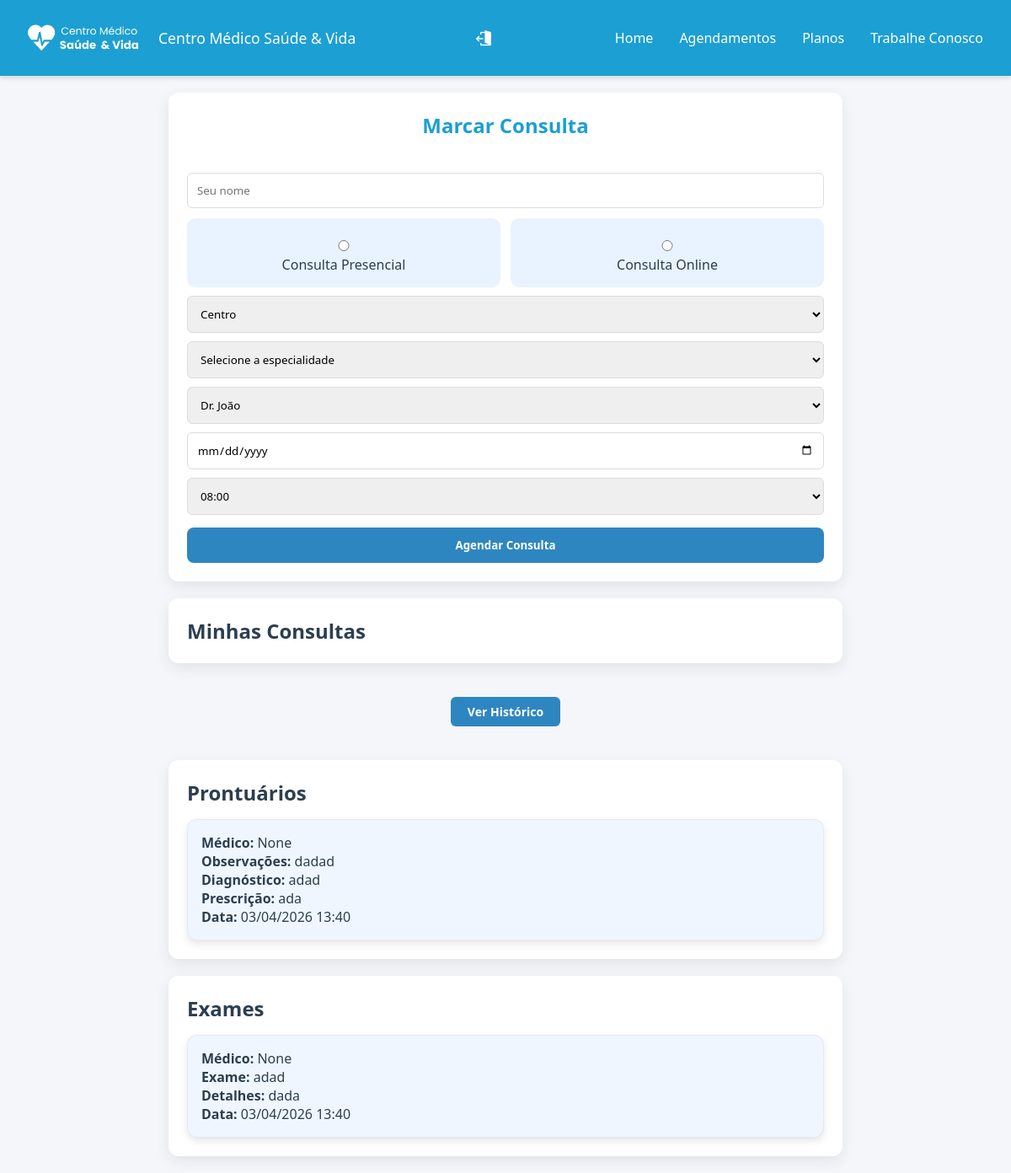
/agendamentos (signed in), run on the app's committed database.
### tables this page shows
CREATE TABLE prontuarios (
        id INTEGER PRIMARY KEY AUTOINCREMENT,
        paciente_email TEXT,
        paciente_nome TEXT,
        medico TEXT,
        observacoes TEXT,
        diagnostico TEXT,
        prescricao TEXT,
        data TEXT
    );

CREATE TABLE exames (
        id INTEGER PRIMARY KEY AUTOINCREMENT,
        paciente_email TEXT,
        paciente_nome TEXT,
        medico TEXT,
        exame TEXT,
        detalhes TEXT,
        data TEXT
    );

### agendamento.py (the view)
@agendamento_bp.route('/agendamentos')
def pagina_agendamentos():
    if 'usuario' not in session:
        return redirect('/')
    email = session['usuario']
    conn = sqlite3.connect('banco.db')
    cursor = conn.cursor()
    cursor.execute("""
    SELECT * FROM consultas
    WHERE email=? AND status != 'Finalizado' AND status != 'Cancelado'
    """, (email,))
    consultas = cursor.fetchall()
    cursor.execute("""
    SELECT * FROM consultas
    WHERE email=? AND (status='Finalizado' OR status='Cancelado')
    """, (email,))
    historico = cursor.fetchall()
    cursor.execute("""
    SELECT * FROM prontuarios
    WHERE paciente_email=?
    ORDER BY id DESC
    """, (email,))
    prontuarios = cursor.fetchall()
    cursor.execute("""
    SELECT * FROM exames
    WHERE paciente_email=?
    ORDER BY id DESC
    """, (email,))
    exames = cursor.fetchall()
    conn.close()
    return render_template('agendamentos.html',
        consultas=consultas,
        historico=historico,
        prontuarios=prontuarios,
        exames=exames
    )

### templates/agendamentos.html (shortened to what this page needs)
<!DOCTYPE html>
<html lang="pt-BR">
<head>
<link rel="stylesheet" href="{{ url_for('static', filename='css/global.css') }}">
<link rel="stylesheet" href="{{ url_for('static', filename='css/agendamentos.css') }}">
</head>
<body>
<header class="topbar">
  <div class="cont">
    <div class="logo-area">
      <img src="{{ url_for('static', filename='img/logo.png') }}" class="logo">
      <h1 class="medic-name">Centro Médico Saúde & Vida</h1>
    </div>
    <div class="right-icons">
      <div class="login">
        <a href="/">
          <img src="{{ url_for('static', filename='img/login.png') }}">
        </a>
      </div>
    </div>
    <nav class="menu" id="menu">
      <ul>
        <li><a href="/painel_cliente">Home</a></li>
        <li><a href="/agendamentos">Agendamentos</a></li>
        <li><a href="/planos">Planos</a></li>
        <li><a href="/trabalhe_conosco">Trabalhe Conosco</a></li>
      </ul>
    </nav>
  </div>
</header>
<section class="agendamento">
    <h2>Marcar Consulta</h2>
    <form action="/agendar" method="POST">
        <input type="text" name="nome" placeholder="Seu nome" required>
        <div class="tipo-box">
            <label class="tipo">
                <input type="radio" name="tipo" value="Presencial" required>
                Consulta Presencial
            </label>
            <label class="tipo">
                <input type="radio" name="tipo" value="Online" required>
                Consulta Online
            </label>
        </div>
        <div id="unidadeBox">
            <select name="unidade">
                <option>Centro</option>
            </select>
        </div>
        <select name="especialidade" required>
            <option value="">Selecione a especialidade</option>
        </select>
        <select name="medico" required>
            <option>Dr. João</option>
        </select>
        <input type="date" name="data" required>
        <select name="hora" required>
            <option>08:00</option>
        </select>
        <button>
            Agendar Consulta
        </button>
    </form>
</section>
<section class="consultas">
    <h1>Minhas Consultas</h1>
</section>
<div id="historicoBtn-container">
<button onclick="toggleHistorico()" class="btn-historico"
style="width:auto; padding:8px 20px; font-size:14px;">
Ver Histórico
</button>
</div>
<section class="consultas">
<h1>Prontuários</h1>
{% if prontuarios %}
    {% for p in prontuarios %}
    <div class="card">
        <p><strong>Médico:</strong> {{ p[3] }}</p>
        <p><strong>Observações:</strong> {{ p[4] }}</p>
        <p><strong>Diagnóstico:</strong> {{ p[5] }}</p>
        <p><strong>Prescrição:</strong> {{ p[6] }}</p>
        <p><strong>Data:</strong> {{ p[7] }}</p>
    </div>
    {% endfor %}
{% else %}
    <p>Nenhum prontuário disponível</p>
{% endif %}
</section>
<section class="consultas">
<h1>Exames</h1>
{% if exames %}
    {% for e in exames %}
    <div class="card">
        <p><strong>Médico:</strong> {{ e[3] }}</p>
        <p><strong>Exame:</strong> {{ e[4] }}</p>
        <p><strong>Detalhes:</strong> {{ e[5] }}</p>
        <p><strong>Data:</strong> {{ e[6] }}</p>
    </div>
    {% endfor %}
{% else %}
    <p>Nenhum exame solicitado</p>
{% endif %}
</section>
</body>
</html>

### static/css/global.css (style rules this page uses)
:root { --verde: #1c9fd3; --verde-claro: #e9f5ee; --cinza: #f4f4f4; --branco: #ffffff; --texto: #ffffff; --hover: #0a6a4c; }
* { margin:0; padding:0; box-sizing:border-box; font-family:'Segoe UI', Arial, sans-serif; }
body { background:var(--cinza); }
.topbar { width:100%; height:90px; background:var(--verde); position:sticky; top:0; z-index:1000; box-shadow:0 2px 6px rgba(0,0,0,0.15); display:flex; align-items:center; }
.cont { width:95%; max-width:1300px; margin:auto; display:flex; align-items:center; justify-content:space-between; height:100%; }
.logo-area { display:flex; align-items:center; gap:18px; }
.logo { width:140px; }
.medic-name { color:var(--texto); font-size:1.1rem; font-weight:500; white-space:nowrap; }
.menu { display:flex; }
.menu ul { list-style:none; display:flex; gap:25px; }
.menu ul li a { color:var(--texto); text-decoration:none; font-size:1rem; padding:4px 3px; transition:0.3s; }
section { background:#fff; padding:60px 0; margin-bottom:20px; }
section h2 { text-align:center; color:var(--verde); margin-bottom:30px; }
.card { background:var(--verde-claro); padding:25px; border-radius:10px; box-shadow:0 4px 10px rgba(0,0,0,0.1); }
.cont { display: flex; align-items: center; justify-content: space-between; }
.right-icons { display: flex; align-items: center; gap: 15px; }
.login img { width: 28px; cursor: pointer; }
.login img { width: 38px; cursor: pointer; position: relative; margin-top: 5px; }

### static/css/agendamentos.css (style rules this page uses)
:root { --cor-principal:#2E86C1; --cor-principal-hover:#1f618d; --cor-fundo:#f4f6f9; --cor-card:#ffffff; --cor-borda:#dcdcdc; --sombra-suave:0 6px 18px rgba(0,0,0,0.08); --sombra-hover:0 10px 25px rgba(0,0,0,0.12); }
body { font-family: Arial, Helvetica, sans-serif; background:var(--cor-fundo); margin:0; color:#2c3e50; }
.login img { width:38px; cursor:pointer; transition:.25s; }
section { max-width:800px; margin:20px auto; background:var(--cor-card); padding:22px; border-radius:12px; box-shadow:var(--sombra-suave); }
input, select { width:100%; padding:11px; margin-top:10px; border-radius:6px; border:1px solid var(--cor-borda); transition:.2s; }
button { margin-top:15px; padding:12px; width:100%; background:var(--cor-principal); color:white; border:none; border-radius:8px; cursor:pointer; font-weight:600; transition:.25s; }
.tipo-box { display:flex; gap:12px; margin-top:12px; }
.tipo { flex:1; padding:15px; background:#e9f3ff; border-radius:10px; text-align:center; cursor:pointer; transition:.25s; border:1px solid transparent; }
.card { background:#f0f6ff; padding:16px; margin-top:15px; border-radius:12px; transition:.25s; border:1px solid rgba(0,0,0,0.05); }
.btn-historico { margin:20px 0; padding:10px 18px; background:var(--cor-principal); color:white; border:none; border-radius:6px; cursor:pointer; transition:.2s; }
#historicoBtn-container { text-align:center; margin:20px 0; }

### data on the page
prontuarios: p "None", observacoes "dadad", diagnostico "adad", prescricao "ada", data "03/04/2026 13:40"
exames: e "None", exame "adad", detalhes "dada", data "03/04/2026 13:40"
